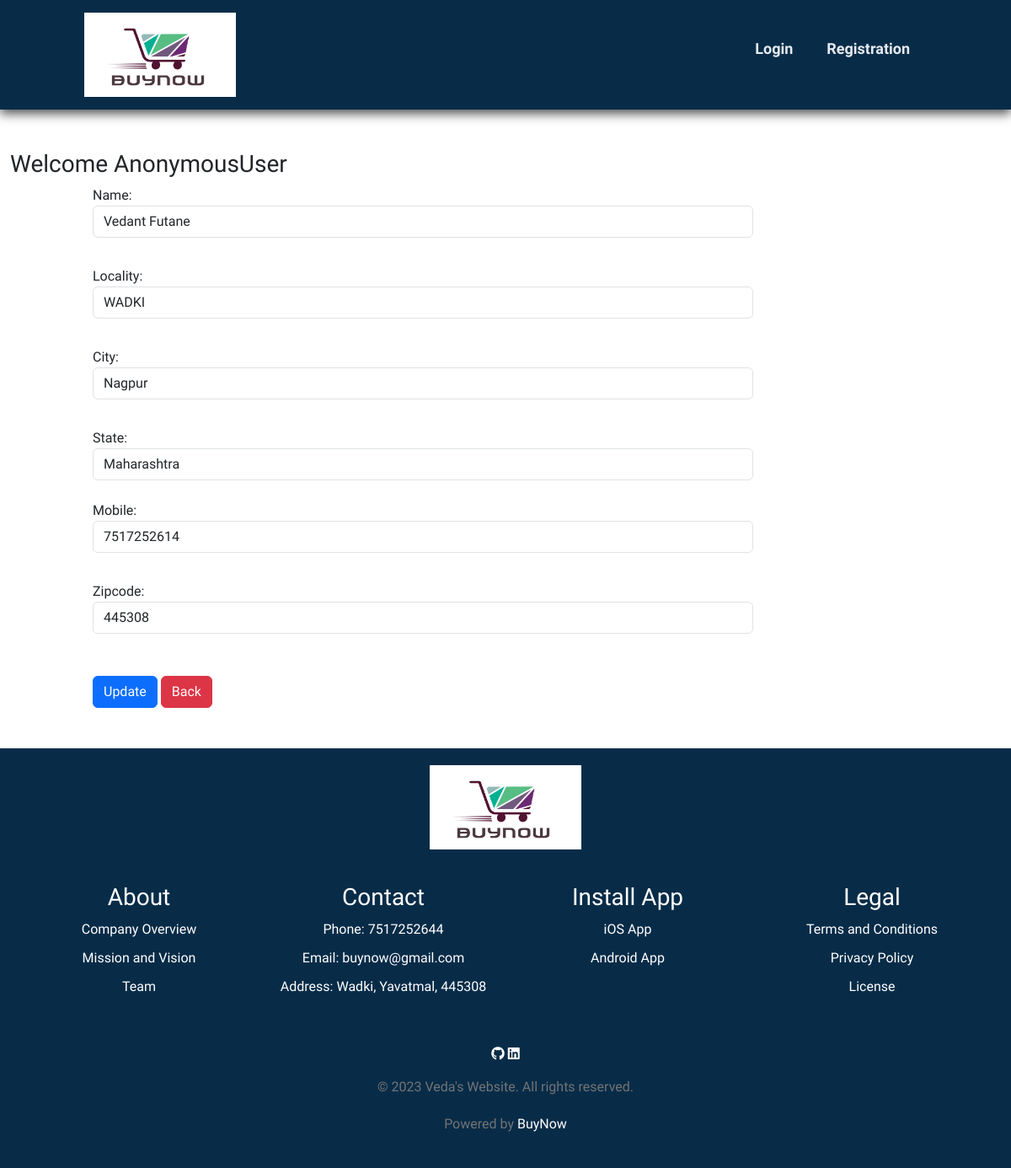
/updateAddress/22, run on the app's committed database.
### myapp/models.py (models this page shows, shortened)
class Customer(models.Model):
    user = models.ForeignKey(User,on_delete=models.CASCADE)
    name = models.CharField(max_length=200)
    locality = models.CharField(max_length=200)
    city= models.CharField(max_length=50)
    mobile = models.CharField(max_length=10)
    zipcode = models.CharField(max_length=6)
    state = models.CharField(choices=STATE_CHOICES, max_length=100)

### myapp/views.py (the view, shortened to what this page needs)
# urls.py: path('updateAddress/<int:pk>',views.updateAddress.as_view(),name="updateAddress"),
class updateAddress(View):
    def get(self,request,pk):
        add=Customer.objects.get(pk=pk)
        form=CustomerProfileForm(instance=add)
        return render(request,"myapp/updateaddress.html",locals())

### myapp/forms.py
class CustomerProfileForm(forms.ModelForm):
    class Meta:
        model=Customer
        fields=['name','locality','city','state','mobile','zipcode']
        widgets={
            'name':forms.TextInput(attrs={'class':'form-control'}),
            'locality':forms.TextInput(attrs={'class':'form-control'}),
            'city':forms.TextInput(attrs={'class':'form-control'}),
            'mobile':forms.NumberInput(attrs={'class':'form-control'}),
            'zipcode':forms.NumberInput(attrs={'class':'form-control'}),
            'state':forms.Select(attrs={'class':'form-control'})
        }

### myapp/templates/myapp/updateaddress.html (shortened to what this page needs)
{% extends 'myapp/base.html' %}
{% load static %}
{% block navelementlast %}
<ul id="nav">
  <li><a href="{% url 'login' %}">Login</a></li>
  <li><a href="{% url 'customerregistration' %}">Registration</a></li>
</ul>
{% endblock navelementlast %}
{% block main-content %}
    <div class="container my-5">
        <div class="row">
            <h3>Welcome <span class="text-capitalize">{{request.user}}</span></h3>
        </div>
        <div class="col-sm-8 offset-sm-1">
            <form action="" method="post">
                {% for fm in form %}
                    {{fm.label_tag}} {{fm}}<small class="text-danger">{{fm.errors|striptags}}</small><br>
                {% endfor %}
                <div class="col-12 mt-3">
                    <button type="submit" class="btn btn-primary">Update</button>
                    <a href="{% url 'address' %}" type="button" class="btn btn-danger">Back</a>
                </div>
            </form>
        </div>
    </div>
{% endblock main-content %}

### myapp/static/myapp/css/style.css (style rules this page uses)
* { margin: 0; padding: 0; box-sizing: border-box; font-family: "Spartan", sans-serif; }
html { scroll-behavior: smooth; }
body { width: 100%; background:white; }
#nav { display: flex; align-items: center; justify-content: center; }
#nav li { list-style: none; padding:0 20px; position:relative; }
#nav li a { text-decoration: none; font-size: 18px; font-weight:600 ; color:#e6eaf0; transition: 0.15; }
.container { max-width: 1200px; margin: 0 auto; }
#contact label, input, textarea { display: block; width: 100%; margin-bottom: 10px; }

### data on the page
Customer: form "Vedant Futane" "WADKI" "Nagpur" "Maharashtra" "7517252614" "445308"

### other printed values
{{ request.user }} "AnonymousUser"
{{ fm.label_tag }} "Name:" "Locality:" "City:" "State:" "Mobile:" "Zipcode:"
